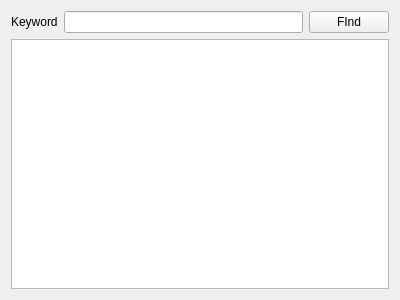
<?xml version="1.0" encoding="UTF-8"?>
<ui version="4.0">
 <class>TextFinder</class>
 <widget class="QWidget" name="TextFinder">
  <property name="geometry">
   <rect>
    <x>0</x>
    <y>0</y>
    <width>400</width>
    <height>300</height>
   </rect>
  </property>
  <property name="windowTitle">
   <string>TextFinder</string>
  </property>
  <layout class="QVBoxLayout" name="verticalLayout">
   <item>
    <layout class="QHBoxLayout" name="horizontalLayout">
     <item>
      <widget class="QLabel" name="label">
       <property name="text">
        <string>Keyword</string>
       </property>
      </widget>
     </item>
     <item>
      <widget class="QLineEdit" name="lineEdit"/>
     </item>
     <item>
      <widget class="QPushButton" name="findButton">
       <property name="text">
        <string>FInd</string>
       </property>
      </widget>
     </item>
    </layout>
   </item>
   <item>
    <widget class="QTextEdit" name="textEdit"/>
   </item>
  </layout>
 </widget>
 <layoutdefault spacing="6" margin="11"/>
 <resources/>
 <connections/>
</ui>
